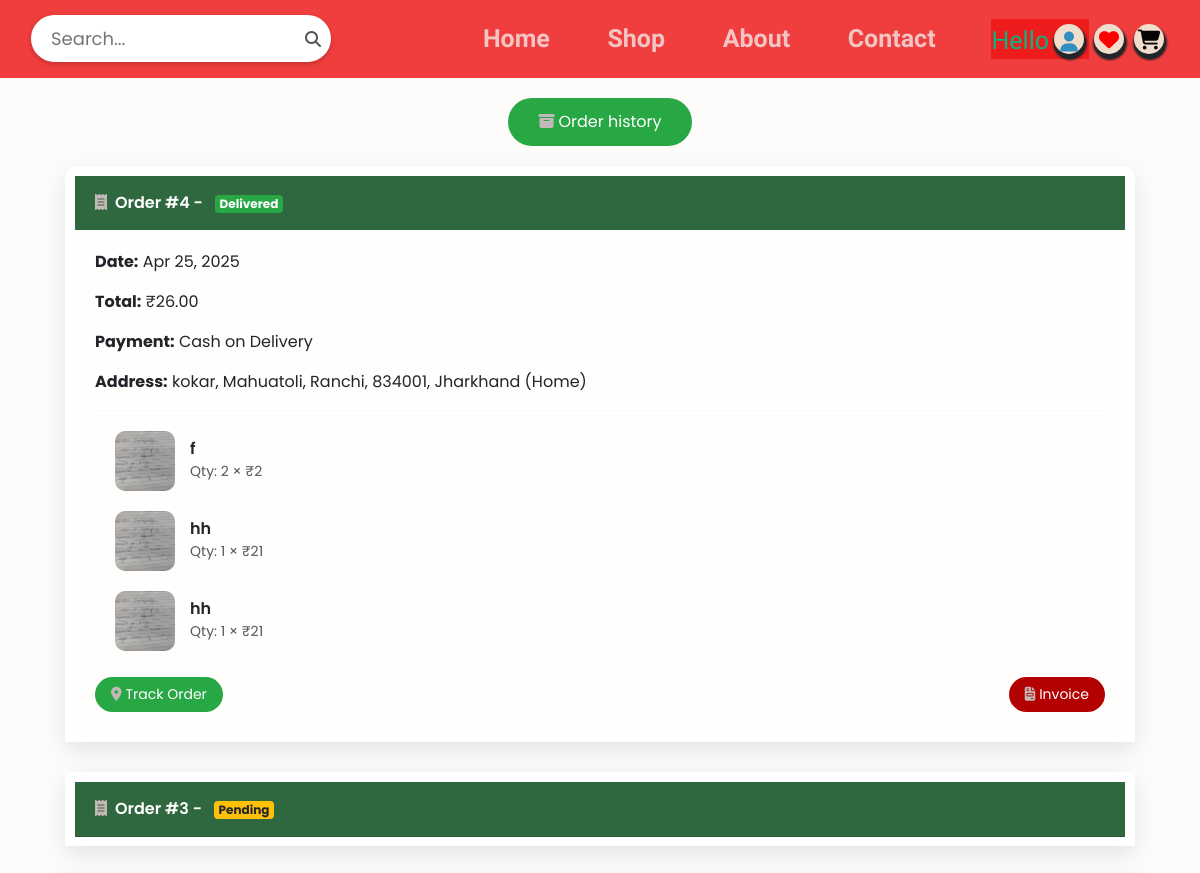
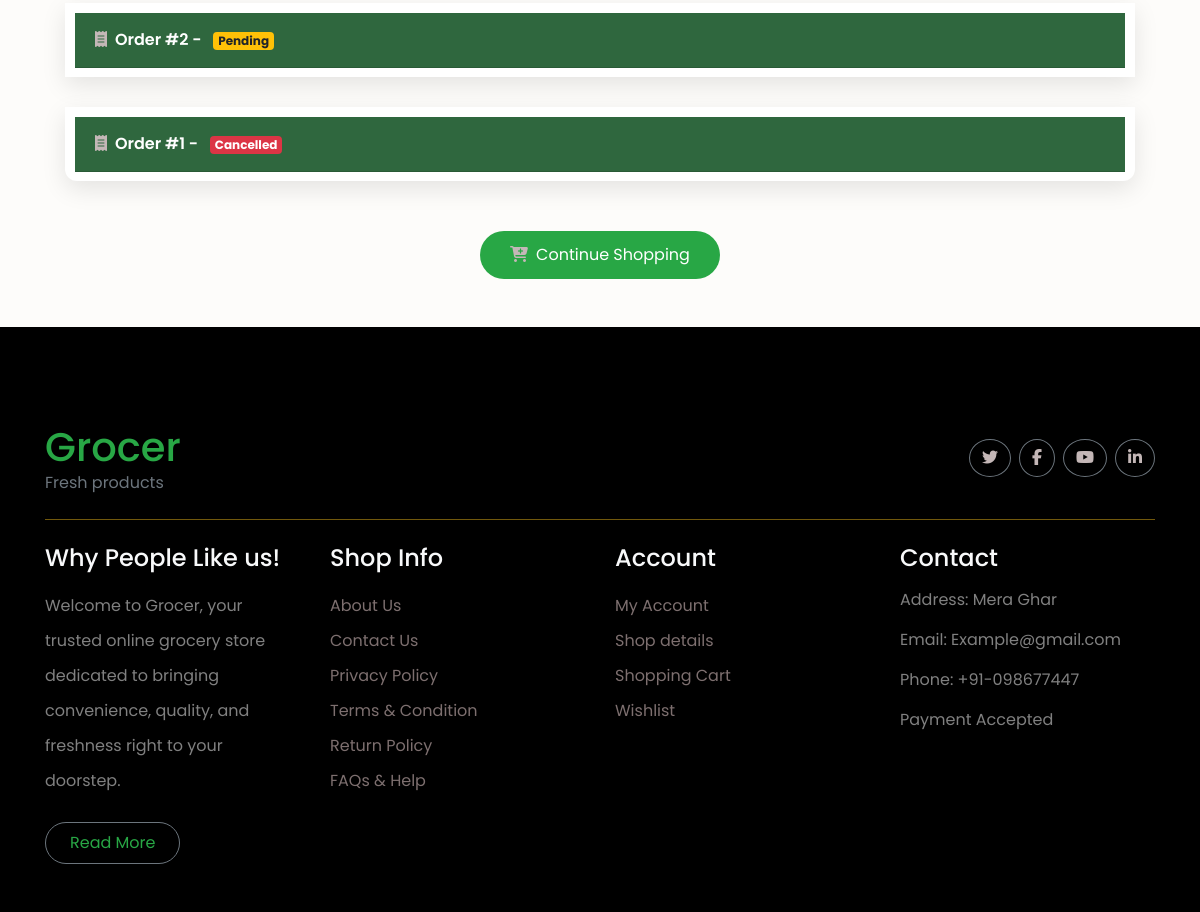
Screenshot of /order-history/ (signed in) with the database file from the repository (2 pictures, top to bottom).
### superadmin/models.py (models this page shows, shortened)
class Order(models.Model):
    STATUS_CHOICES = [
        ('Pending', 'Pending'),
        ('Confirmed', 'Confirmed'),
        ('Shipped', 'Shipped'),
        ('Delivered', 'Delivered'),
        ('Cancelled', 'Cancelled'),
    ]
    customer = models.ForeignKey(Customer, on_delete=models.CASCADE)
    address = models.TextField()  # ✅ THIS MUST EXIST
    city = models.CharField(max_length=255, blank=True, null=True)
    total_amount = models.DecimalField(max_digits=10, decimal_places=2)
    payment_mode = models.CharField(
        max_length=20,
        choices=[('COD', 'Cash on Delivery'), ('Online', 'Online Payment')],
        default='COD' )
    status = models.CharField(max_length=20, default='Pending') # default value
    created_at = models.DateTimeField(auto_now_add=True)

class OrderItem(models.Model):
    order = models.ForeignKey(Order, on_delete=models.CASCADE, related_name='items')
    product = models.ForeignKey(Product, on_delete=models.SET_NULL, null=True, blank=True)
    fruit = models.ForeignKey(Fruit, on_delete=models.SET_NULL, null=True, blank=True)
    quantity = models.IntegerField()
    price = models.IntegerField()
    def get_product_name(self):
        if self.product:
            return self.product.pname
        elif self.fruit:
            return self.fruit.fname
        return "N/A"
    def get_product_image(self):
        if self.product and self.product.pimage:
            return self.product.pimage.url
        elif self.fruit and self.fruit.fimage:
            return self.fruit.fimage.url
        return ""

class Product(models.Model):
    pname = models.CharField(max_length=255)
    pprice = models.IntegerField()
    psellprice = models.IntegerField()
    pdiscount = models.IntegerField()
    pimage= models.ImageField(upload_to='product', default = '', blank=True)
    category = models.ForeignKey('category',on_delete=models.CASCADE,default=1)
    description= models.TextField()

class Fruit(models.Model):
    fname = models.CharField(max_length=255)
    fprice = models.IntegerField()
    fsellprice = models.IntegerField()
    fdiscount = models.IntegerField()
    fimage= models.ImageField(upload_to='product', default = '', blank=True)
    menus = models.ForeignKey('menus',on_delete=models.CASCADE,default=1)
    fdescription= models.TextField()

### web/views.py (the view)
# urls.py: path('order-history/', views.order_history, name='order_history'),
def order_history(request):
    if 'cust_id' not in request.session:
        return redirect('login')
    customer_id = request.session['cust_id']
    customer = get_object_or_404(Customer, id=customer_id)
    orders = Order.objects.filter(customer=customer).order_by('-id')
    for order in orders:
        print(order.city)  # Debug: print city field for each order
    return render(request, 'web_html/order_history.html', {'orders': orders})

### web/templates/web_html/order_history.html (shortened to what this page needs)
<!DOCTYPE html>
{% load static %}
<html lang="en">
<head>
  <link href="https://cdn.jsdelivr.net/npm/bootstrap@5.3.2/dist/css/bootstrap.min.css" rel="stylesheet">
  <link rel="stylesheet" href="https://cdnjs.cloudflare.com/ajax/libs/font-awesome/6.5.0/css/all.min.css">
  <link rel="stylesheet" href="{% static 'css/style.css' %}">
  <link rel="stylesheet" href="https://cdn.jsdelivr.net/npm/bootstrap@4.6.2/dist/css/bootstrap.min.css"
>
  <link rel="stylesheet" href="https://cdnjs.cloudflare.com/ajax/libs/font-awesome/6.5.2/css/all.min.css"
 />
  <link rel="stylesheet" href="{% static 'css/style.css' %}">
</head>
<body>
    <header>
        <nav class="navbar sticky-top navbar-expand-lg navbar-light">
          <div class="container-fluid">
            <div class="search-container">
              <i class="fa fa-search" data-bs-toggle="modal" data-bs-target="#searchModal"></i>
              <form action="{% url 'search_products' %}" method="GET" class="w-100">
                <input type="text" name="query" placeholder="Search..." class="search-input">
              </form>
            </div>
            <div class="collapse navbar-collapse" id="navbarSupportedContent">
              <ul class="navbar-nav mx-auto mb-2 mb-lg-0">
                <li class="nav-item">
                  <a class="nav-link nav-links" href="{% url 'home' %}">Home</a>
                </li>
                <li class="nav-item">
                  <a class="nav-link nav-links" href="{% url 'shop' %}">Shop</a>
                </li>
                <li class="nav-item">
                  <a class="nav-link nav-links" href="{% url 'about' %}">About</a>
                </li>
                <li class="nav-item">
                  <a class="nav-link nav-links" href="{% url 'contact' %}">Contact</a>
                </li>
              </ul>
              <div class="icon">
                {% if 'cust_id' in request.session %}
                <div class="dropdown">
                  <button style="border: 0; background-color: #ef1616d3; color:#0cb381 ;" type="button"
                    data-bs-toggle="dropdown" aria-expanded="false">
                    Hello<i class="fa-solid fa-user ii"></i>
                  </button>
                </div>
                {% else %}
                <a class="ii" href="{% url 'login' %}"><i class="fa-solid fa-user"></i></a>
                {% endif %}
                <a class="ii" href="{% url 'wishlist' %}"><i class="fa-solid fa-heart"></i></a>
                <a class="ii" href="{% url 'cart_list' %}"><i class="fa-solid fa-cart-shopping"></i></a>
              </div>
            </div>
          </div>
        </nav>
    </header>
<div class="container">
  <div class="text-center">
    <a href="#"  style="text-decoration: none;"  class="shop-btn"><i class="fa-solid fa-box-archive me-1"></i>Order history</a>
  </div>
  {% if orders %}
    <div class="accordion" id="orderAccordion">
      {% for order in orders %}
        <div class="card order-card">
          <div class="card-header order-header" data-bs-toggle="collapse" data-bs-target="#order{{ order.id }}">
            <i class="fa-solid fa-receipt me-2"></i>Order #{{ order.id }} -
            <span class="badge status-{{ order.status }} ms-2">{{ order.status }}</span>
          </div>
          <div id="order{{ order.id }}" class="collapse {% if forloop.first %}show{% endif %}" data-bs-parent="#orderAccordion">
            <div class="card-body">
              <p><strong>Date:</strong> {{ order.created_at|date:"M d, Y" }}</p>
              <p><strong>Total:</strong> ₹{{ order.total_amount }}</p>
              <p><strong>Payment:</strong> Cash on Delivery</p>
              <p><strong>Address:</strong> {{ order.address }}</p>
              <hr>
              {% for item in order.items.all %}
                <div class="d-flex align-items-center product mb-3">
                  <img src="{{ item.get_product_image }}" alt="Product">
                  <div>
                    <h6>{{ item.get_product_name }}</h6>
                    <p>Qty: {{ item.quantity }} × ₹{{ item.price }}</p>
                  </div>
                </div>
              {% endfor %}
              <div class="d-flex justify-content-between flex-wrap gap-2">
                <a href="{% url 'track_order' order.id %}" class="btn action-btn track">
                  <i class="fa-solid fa-location-dot me-1"></i>Track Order
                </a>
                <a href="{% url 'download_invoice' order.id %}" class="btn action-btn invoice">
                  <i class="fa-solid fa-file-invoice me-1"></i>Invoice
                </a>
              </div>
            </div>
          </div>
        </div>
      {% endfor %}
    </div>
  {% else %}
    <p class="text-center text-muted">You have not placed any orders yet.</p>
  {% endif %}
  <div class="text-center">
    <a href="{% url 'shop' %}" class="shop-btn"><i class="fa-solid fa-cart-plus me-2"></i>Continue Shopping</a>
  </div>
</div>
<footer>
    <div class="container-fluid text-white-50 footer pt-5 mt-5">
      <div class="container py-5">
        <div class="pb-4 mb-4" style="border-bottom: 1px solid rgba(226, 175, 24, 0.5) ;">
          <div class="row g-4">
            <div class="col-lg-3">
              <a href="#">
                <h1 class="text-success mb-0">Grocer</h1>
                <p class="text-secondary mb-0">Fresh products</p>
              </a>
            </div>
            <div class="col-lg-6">
            </div>
            <div class="col-lg-3">
              <div class="d-flex justify-content-end pt-3">
                <a class="btn  btn-outline-secondary me-2 btn-md-square rounded-circle" href="https://x.com/?lang=en"><i
                    class="fab fa-twitter"></i></a>
                <a class="btn btn-outline-secondary me-2 btn-md-square rounded-circle" href="https://www.facebook.com/"><i
                    class="fab fa-facebook-f"></i></a>
                <a class="btn btn-outline-secondary me-2 btn-md-square rounded-circle" href="https://www.youtube.com/"><i
                    class="fab fa-youtube"></i></a>
                <a class="btn btn-outline-secondary btn-md-square rounded-circle" href="https://in.linkedin.com/"><i
                    class="fab fa-linkedin-in"></i></a>
              </div>
            </div>
          </div>
        </div>
        <div class="row g-5">
          <div class="col-lg-3 col-md-6">
            <div class="footer-item">
              <h4 class="text-light mb-3">Why People Like us!</h4>
              <p class="mb-4">Welcome to Grocer, your trusted online grocery store dedicated to bringing convenience, quality, and freshness right to your doorstep.</p>
              <a href="{% url 'about' %}" class="btn border-secondary py-2 px-4 rounded-pill text-success">Read More</a>
            </div>
          </div>
          <div class="col-lg-3 col-md-6">
            <div class="d-flex flex-column text-start footer-item">
              <h4 class="text-light mb-3">Shop Info</h4>
              <a class="btn-link" href="{% url 'about' %}">About Us</a>
              <a class="btn-link" href="{% url 'contact' %}">Contact Us</a>
              <a class="btn-link" href="">Privacy Policy</a>
              <a class="btn-link" href="">Terms & Condition</a>
              <a class="btn-link" href="">Return Policy</a>
              <a class="btn-link" href="">FAQs & Help</a>
            </div>
          </div>
          <div class="col-lg-3 col-md-6">
            <div class="d-flex flex-column text-start footer-item">
              <h4 class="text-light mb-3">Account</h4>
              <a class="btn-link" href="{% url 'profile' %}">My Account</a>
              <a class="btn-link" href="">Shop details</a>
              <a class="btn-link" href="{% url 'cart_list' %}">Shopping Cart</a>
              <a class="btn-link" href="">Wishlist</a>
            </div>
          </div>
          <div class="col-lg-3 col-md-6">
            <div class="footer-item">
              <h4 class="text-light mb-3">Contact</h4>
              <p>Address: Mera Ghar</p>
              <p>Email: Example@gmail.com</p>
              <p>Phone: +91-098677447</p>
              <p>Payment Accepted</p>
            </div>
          </div>
        </div>
      </div>
    </div>
  </footer>
</body>
</html>

### web/static/css/style.css (style rules this page uses)
* { margin: 0; padding: 0; }
.navbar { background-color: #ef1616d3; padding: auto; }
.product { margin-top: 3%; margin-bottom: 2%; border-radius: 20px; margin: 20px; box-shadow: 30px; }
.card { margin-right: 19px; padding: 10px; cursor:pointer; border-radius: 20px; margin: 20px; }
a { text-decoration: none; }
.search-container { position: relative; }
.search-container input { width: 300px; font-size: 18px; padding: 10px 20px; border-radius: 25px; border: none; box-shadow: 0px 2px 5px rgba(0,0,0,0.2); }
.search-container i { position: absolute; top: 50%; right: 10px; transform: translateY(-50%); color: #555; cursor: pointer; }
.fa-heart { color: #ff0000; font-size: 20px; }
.fa-cart-shopping { color: #070606; font-size: 20px; }
.fa-user { color: #318fc2; font-size: 20px; }
.icon { display: flex; justify-content: center; align-items: center; }
.ii { height: 30px; width: 30px; background-color: #f1ddcb; border-radius: 50%; text-align: center; margin: 5px; box-shadow: 1px 4px 2px 2px #212529; line-height: 35px }
.ii i { transition: all 0.3s linear; }
.nav-links, .dropdown { font-size: 25px; font-weight: 600; color: #f2efefc2 !important; text-decoration: none; text-align: center; font-family: "Playpen Sans", cursive; font-optical-sizing: auto; font-style: normal; }
.nav-item { margin-right: 20px; padding:4px; padding-left: 4%; }
.a,i,text,.phone,.mail { text-decoration: none; color: rgb(196, 183, 183); }
.footer { background: #000; }
.footer .footer-item .btn-link { line-height: 35px; color: rgba(250, 222, 222, 0.5); transition: 0.5s; }
.footer .footer-item p.mb-4 { line-height: 35px; }

### web/templates/web_html/order_history.html (style rules this page uses)
.search-input { font-size: 1.1rem; border-radius: 50px; border-right: 50px; padding-left: 50px; border: none; background-color: #fff; color: #333; box-shadow: 0 4px 10px rgba(0, 0, 0, 0.1); transition: all 0.3s ease-in-out; }
body { font-family: 'Poppins', sans-serif; background-color: #fdfcfa; }
.order-card { border: none; border-radius: 12px; box-shadow: 0 8px 25px rgba(0,0,0,0.1); margin-bottom: 30px; overflow: hidden; transition: all 0.3s ease-in-out; }
.order-header { background-color: #2f673e; color: white; padding: 15px 20px; font-size: 16px; font-weight: 600; border-radius: 12px 12px 0 0; cursor: pointer; }
.status-Delivered { background-color: #28a745; color: white; }
.status-Pending { background-color: #ffc107; color: #212529; }
.status-Cancelled { background-color: #dc3545; color: white; }
.product img { width: 60px; height: 60px; object-fit: cover; border-radius: 10px; margin-right: 15px; }
.product h6 { margin: 0; font-weight: 600; }
.product p { margin: 2px 0 0; font-size: 14px; color: #555; }
.shop-btn { display: inline-block; background-color: #28a745; color: white; padding: 12px 30px; border-radius: 30px; text-decoration: none; transition: background 0.3s; margin-top: 20px; }
.action-btn { font-size: 14px; padding: 6px 15px; border-radius: 25px; margin-top: 10px; cursor: pointer; transition: 0.3s; }
.action-btn.track { background-color: #28a745; color: white; }
.action-btn.invoice { background-color: #b30000; color: white; }
.card-body { background-color: #fffefc; }

### rows the page displays
Order: id "4", status "Delivered", created_at "Apr 25, 2025", total_amount "26.00", address "kokar, Mahuatoli, Ranchi, 834001, Jharkhand (Home)"
OrderItem: get_product_image (picture), get_product_name "f", quantity "2", price "2"
OrderItem: get_product_image (picture), get_product_name "hh", quantity "1", price "21"
OrderItem: get_product_image (picture), get_product_name "hh", quantity "1", price "21"
Order: id "3", status "Pending"
Order: id "2", status "Pending"
Order: id "1", status "Cancelled"
